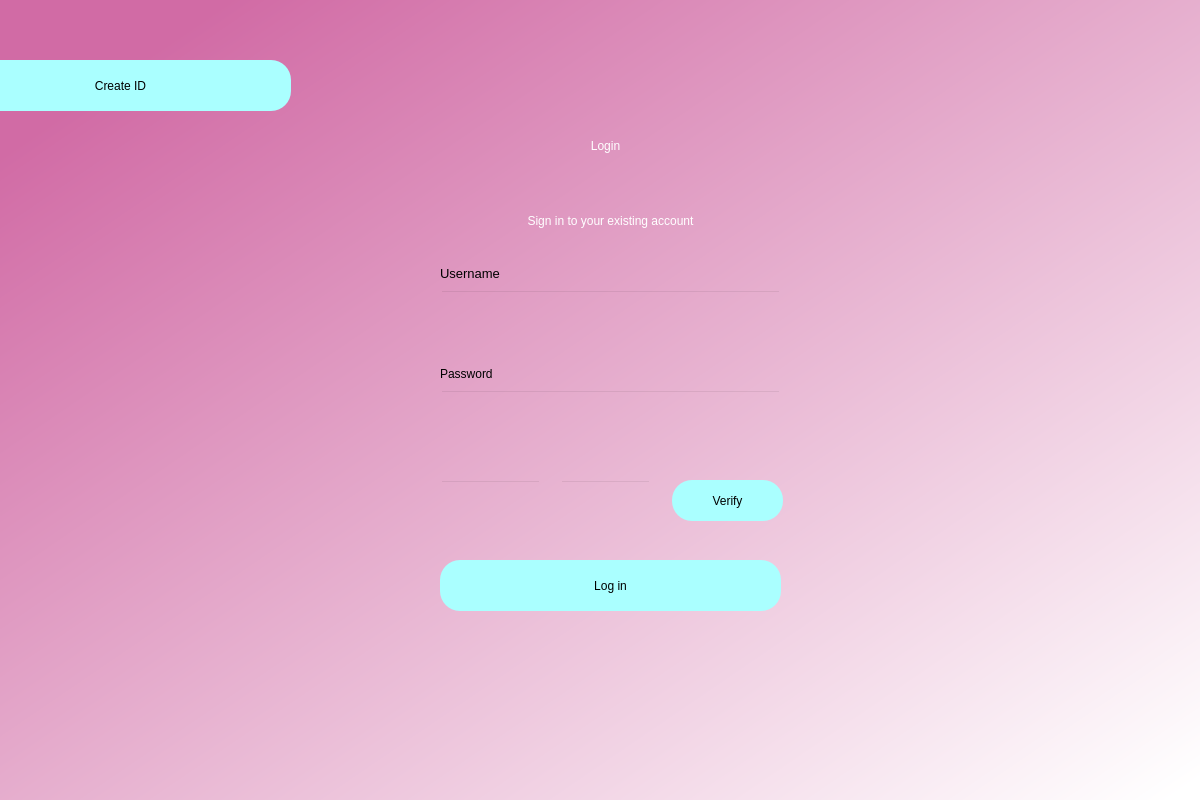
<?xml version="1.0" encoding="UTF-8"?>
<ui version="4.0">
 <class>LoginPage</class>
 <widget class="QDialog" name="LoginPage">
  <property name="geometry">
   <rect>
    <x>0</x>
    <y>0</y>
    <width>1200</width>
    <height>800</height>
   </rect>
  </property>
  <property name="windowTitle">
   <string>LoginPage</string>
  </property>
  <widget class="QWidget" name="bgwidget" native="true">
   <property name="geometry">
    <rect>
     <x>0</x>
     <y>0</y>
     <width>1201</width>
     <height>801</height>
    </rect>
   </property>
   <property name="styleSheet">
    <string notr="true">QWidget#bgwidget{
background-color:qlineargradient(spread:pad, x1:0.091, y1:0.101636, x2:0.991379, y2:0.977, stop:0 rgba(209, 107, 165, 255), stop:1 rgba(255, 255, 255, 255));}</string>
   </property>
   <widget class="QLabel" name="label">
    <property name="geometry">
     <rect>
      <x>330</x>
      <y>110</y>
      <width>551</width>
      <height>71</height>
     </rect>
    </property>
    <property name="styleSheet">
     <string notr="true">font: 36pt &quot;MS Shell Dlg 2&quot;; color:rgb(255, 255, 255)</string>
    </property>
    <property name="text">
     <string>Login</string>
    </property>
    <property name="alignment">
     <set>Qt::AlignCenter</set>
    </property>
   </widget>
   <widget class="QLabel" name="label_2">
    <property name="geometry">
     <rect>
      <x>370</x>
      <y>200</y>
      <width>481</width>
      <height>41</height>
     </rect>
    </property>
    <property name="styleSheet">
     <string notr="true">font: 16pt &quot;MS Shell Dlg 2&quot;;color:rgb(255, 255, 255)</string>
    </property>
    <property name="text">
     <string>Sign in to your existing account</string>
    </property>
    <property name="alignment">
     <set>Qt::AlignCenter</set>
    </property>
   </widget>
   <widget class="QPushButton" name="login">
    <property name="geometry">
     <rect>
      <x>440</x>
      <y>560</y>
      <width>341</width>
      <height>51</height>
     </rect>
    </property>
    <property name="styleSheet">
     <string notr="true">border-radius:20px;
background-color: rgb(170, 255, 255);
font: 14pt &quot;MS Shell Dlg 2&quot;;</string>
    </property>
    <property name="text">
     <string>Log in</string>
    </property>
   </widget>
   <widget class="QLineEdit" name="emailfield">
    <property name="geometry">
     <rect>
      <x>440</x>
      <y>290</y>
      <width>341</width>
      <height>51</height>
     </rect>
    </property>
    <property name="styleSheet">
     <string notr="true">background-color:rgba(0,0,0,0);
font: 12pt &quot;MS Shell Dlg 2&quot;;</string>
    </property>
   </widget>
   <widget class="QLineEdit" name="passwordfield">
    <property name="geometry">
     <rect>
      <x>440</x>
      <y>390</y>
      <width>341</width>
      <height>51</height>
     </rect>
    </property>
    <property name="styleSheet">
     <string notr="true">background-color:rgba(0,0,0,0);
font: 12pt &quot;MS Shell Dlg 2&quot;;</string>
    </property>
   </widget>
   <widget class="QLabel" name="label_3">
    <property name="geometry">
     <rect>
      <x>440</x>
      <y>263</y>
      <width>81</width>
      <height>20</height>
     </rect>
    </property>
    <property name="font">
     <font>
      <family>MS Shell Dlg 2</family>
      <pointsize>10</pointsize>
      <weight>50</weight>
      <italic>false</italic>
      <bold>false</bold>
     </font>
    </property>
    <property name="styleSheet">
     <string notr="true">font: 10pt &quot;MS Shell Dlg 2&quot;;</string>
    </property>
    <property name="text">
     <string>Username</string>
    </property>
   </widget>
   <widget class="QLabel" name="label_4">
    <property name="geometry">
     <rect>
      <x>440</x>
      <y>364</y>
      <width>81</width>
      <height>20</height>
     </rect>
    </property>
    <property name="styleSheet">
     <string notr="true">font: 10pt &quot;MS Shell Dlg 2&quot;;</string>
    </property>
    <property name="text">
     <string>Password</string>
    </property>
   </widget>
   <widget class="QLineEdit" name="lineEdit1">
    <property name="geometry">
     <rect>
      <x>440</x>
      <y>480</y>
      <width>101</width>
      <height>41</height>
     </rect>
    </property>
    <property name="styleSheet">
     <string notr="true">background-color:rgba(0,0,0,0);
font: 12pt &quot;MS Shell Dlg 2&quot;;</string>
    </property>
   </widget>
   <widget class="QLineEdit" name="lineEdit2">
    <property name="geometry">
     <rect>
      <x>560</x>
      <y>480</y>
      <width>91</width>
      <height>41</height>
     </rect>
    </property>
    <property name="styleSheet">
     <string notr="true">background-color:rgba(0,0,0,0);
font: 12pt &quot;MS Shell Dlg 2&quot;;</string>
    </property>
   </widget>
   <widget class="QPushButton" name="verify">
    <property name="geometry">
     <rect>
      <x>672</x>
      <y>480</y>
      <width>111</width>
      <height>41</height>
     </rect>
    </property>
    <property name="styleSheet">
     <string notr="true">border-radius:20px;
background-color: rgb(170, 255, 255);
font: 10pt &quot;MS Shell Dlg 2&quot;;</string>
    </property>
    <property name="text">
     <string>Verify</string>
    </property>
   </widget>
   <widget class="QLabel" name="label_5">
    <property name="geometry">
     <rect>
      <x>800</x>
      <y>480</y>
      <width>211</width>
      <height>31</height>
     </rect>
    </property>
    <property name="text">
     <string/>
    </property>
   </widget>
   <widget class="QPushButton" name="create_id_back">
    <property name="geometry">
     <rect>
      <x>-50</x>
      <y>60</y>
      <width>341</width>
      <height>51</height>
     </rect>
    </property>
    <property name="styleSheet">
     <string notr="true">border-radius:20px;
background-color: rgb(170, 255, 255);
font: 14pt &quot;MS Shell Dlg 2&quot;;</string>
    </property>
    <property name="text">
     <string>Create ID</string>
    </property>
   </widget>
  </widget>
 </widget>
 <resources/>
 <connections/>
</ui>
